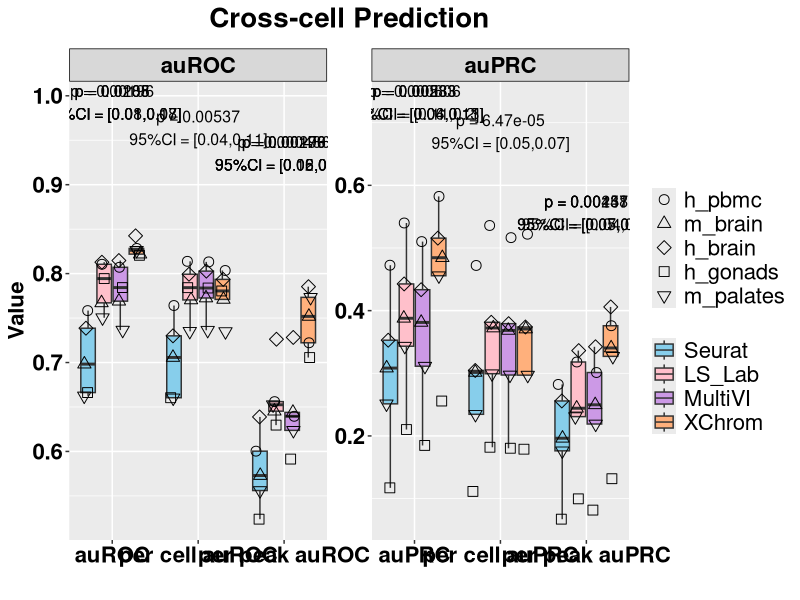
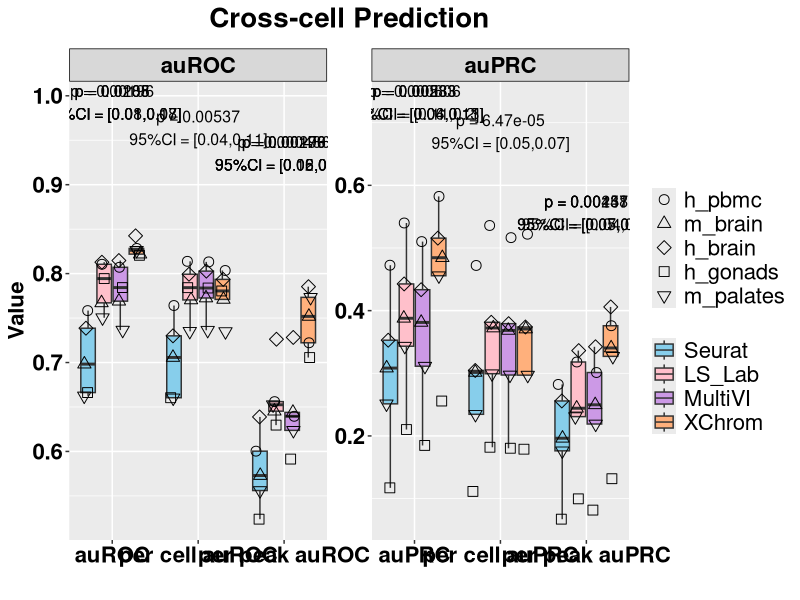

Write the R code that produced these figures, in order.
library(ggplot2)
library(readr)
library(dplyr)
library(tidyr)
library(purrr)
library(jsonlite)


df <- read_csv('test_r4_intra_method_auc.csv')
r=4

# Convert Metric & Method & Dataset to factor and specify the order
df$Metric <- factor(df$Metric, levels = c("auROC", "per cell auROC", "per peak auROC", 
                                          "auPRC", "per cell auPRC", "per peak auPRC"))
df$Method <- factor(df$Method, levels = c("Seurat", "LS_Lab", "MultiVI", "XChrom"))
df$Dataset<-factor(df$Dataset, levels = c("h_pbmc","m_brain","h_brain",'h_gonads','m_palates'))

# Add 2 new column to group auROC(overall,per-cell,per-peak) and auPRC(overall,per-cell,per-peak),respectively
df <- df %>%
  mutate(MetricType = ifelse(grepl("auPRC", Metric), "auPRC", "auROC"))%>%
  mutate(MetricType = factor(MetricType, levels = c("auROC", "auPRC")))

# Obtain all the methods that need to be compared (excluding XChrom itself)
other_methods <- unique(df$Method[df$Method != "XChrom"])

# Extract the data of XChrom as the benchmark
xchrom_data <- df %>% 
  filter(Method == "XChrom") %>% 
  select(Dataset, Metric, MetricType, Value_XChrom = Value)

# Generate comparative data
comparison_data <- df %>%
  filter(Method != "XChrom") %>% 
  inner_join(xchrom_data, by = c("Dataset", "Metric", "MetricType")) %>%
  mutate(diff = Value_XChrom - Value)



perform_tests <- function(differences, digits_round = r,
                          exact = FALSE, correct = TRUE) {
  d <- differences[is.finite(differences)]
  if (!is.null(digits_round)) d <- round(d, digits_round)
  
  n <- length(d)
  if (n < 2) return(list(p_value = NA_real_, test_method = "insufficient_n"))
  
  if (sd(d) == 0) {
    if (all(abs(d) < .Machine$double.eps)) {
      return(list(p_value = 1, test_method = "no-diff"))
    } else {
      k <- sum(d > 0); n_nonzero <- sum(d != 0)
      p <- binom.test(k, n_nonzero, p = 0.5, alternative = "two.sided")$p.value
      return(list(p_value = p, test_method = "Sign test (binom)"))
    }
  }
  shapiro_p <- if (n >= 3) {
    tryCatch(shapiro.test(d)$p.value, error = function(e) NA_real_)
  } else NA_real_
  
  if (!is.na(shapiro_p) && shapiro_p > 0.05) {
    p <- t.test(d, mu = 0)$p.value
    return(list(p_value = p, test_method = "paired t-test"))
  } else {
    p <- suppressWarnings(wilcox.test(d,alternative = "two.sided",mu = 0, exact = FALSE, correct = TRUE)$p.value)
    return(list(p_value = p, test_method = "Wilcoxon signed-rank"))
  }
}



# Calculate statistical results
annotation_df <- comparison_data %>%
  group_by(Metric, Method) %>%  # # Group by Metric & Test
  summarise(
    mean_diff = mean(diff, na.rm = TRUE),
    se_diff = sd(diff, na.rm = TRUE) / sqrt(n()),
    lower_ci = mean_diff - qt(0.975, df = n()-1) * se_diff,
    upper_ci = mean_diff + qt(0.975, df = n()-1) * se_diff,
    test = list(perform_tests(diff)),
    .groups = "drop"
  ) %>%
  mutate(
    p_value = as.numeric(purrr::map_dbl(test, "p_value")),
    test_method = purrr::map_chr(test, "test_method"),
    p_value_label = ifelse(p_value < 0.05,
                           paste0("p = ", signif(p_value, digits = 3)),
                           NA_character_)
  ) %>%
  # Merge the MetricType and Y-axis position information
  left_join(distinct(df, Metric, MetricType), by = "Metric") %>% 
  left_join(
    df %>% group_by(Metric) %>% summarise(max_val = max(Value)),
    by = "Metric"
  ) %>% 
  mutate(y_position = ifelse(p_value < 0.05, max_val + 0.15, NA_real_))


out <- annotation_df %>%
  mutate(test = map_chr(test, ~ toJSON(.x, auto_unbox = TRUE)))
write_csv(out, paste0('cross-cell_method_aucprc_r',r,"_test.csv"))




ggplot(df, aes(x = Metric, y = Value,)) +
  geom_boxplot(aes(group = interaction(Metric, Method), fill = Method), 
               alpha = 1, outlier.shape = NA) +  
  geom_jitter(
    aes(group = interaction(Metric, Method), shape = Dataset),
    position = position_jitterdodge(
      jitter.width = 0.2,   
      dodge.width = 0.8    
    ),size = 3,alpha = 1,color = "black",#stroke = 0.8
    )+
  scale_fill_manual(values = c("Seurat" = "skyblue", 'LS_Lab' = "pink",'MultiVI'='#CC99E6',"XChrom" = "#FFB07C")) + 
  scale_shape_manual(
    values = c(
      "h_pbmc" = 1,   
      "m_brain" = 2,    
      "h_brain" = 5,    
      "h_gonads" = 0,   
      "m_palates" = 6    
    ))+
  scale_x_discrete(expand = expansion(add = c(0.5, 0.5))) +  
  guides(shape = guide_legend(order = 1), fill = guide_legend(order = 2)) +  
  facet_wrap(~MetricType, scales = "free")+
  theme_set(theme_bw())+
  # theme_minimal() +
  theme(
    axis.text.x = element_text(angle = 0, hjust = 0.5, size = 16, face = "bold", color = "black", margin = margin(t =2)),
    axis.text.y = element_text(size = 16, face = "bold", color = "black"),
    axis.title = element_text(size = 16, color = "black", face = "bold"),
    legend.title = element_blank(),
    plot.title = element_text(hjust = 0.5, size = 20, face = "bold",margin = margin(b = 10)),
    legend.text = element_text(size = 16),
    strip.background = element_rect(fill = rgb(0.5, 0.5, 0.5, 0.3),color = "black", size = 0.5),  
    strip.text = element_text(size = 16, face = "bold", color = "black"),  
    strip.text.x = element_text(size = 16, face = "bold",color = "black"), 
  ) +
  labs(title = "Cross-cell Prediction", x = "", y = "Value") +
  geom_text(
    data = annotation_df[annotation_df$p_value<0.05,],
    aes(x = Metric, y = y_position,group = MetricType,  
        label = paste0(p_value_label, "\n95%CI = [",
                       round(lower_ci, 2), ",",
                       round(upper_ci, 2), "]")),
    inherit.aes = FALSE,size = 4,
    color = "black",hjust = 0.5)


ggsave(paste0('cross-cell_method_auc_r',r,'.pdf'), plot = last_plot(), 
       width = 20, height = 6, units = "in",dpi=300)
